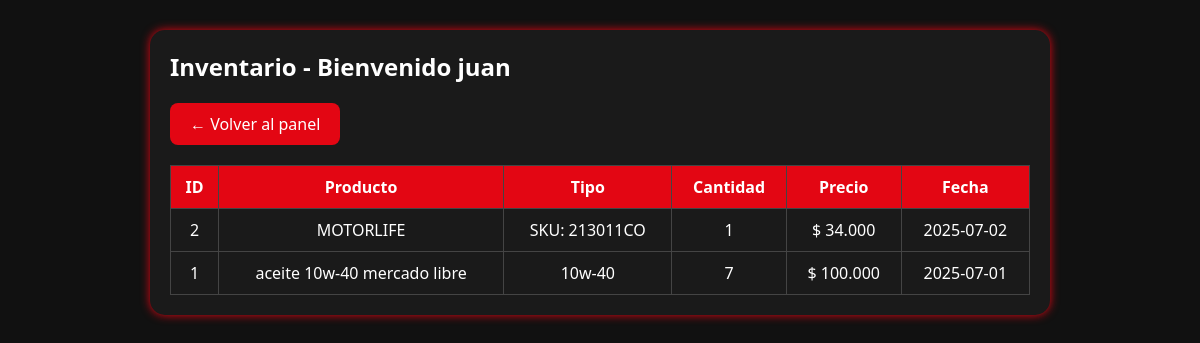
The app's page /facturacion/inventario.php (signed in), older data.
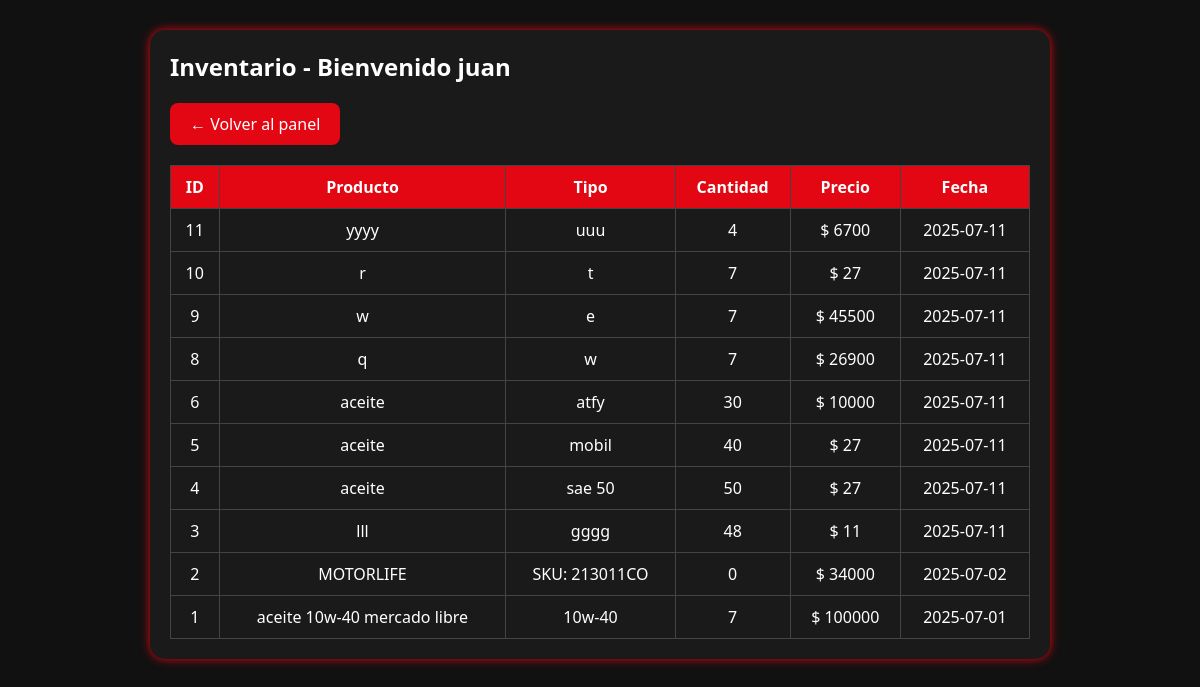
The same page, newer data.
### tables this page shows
CREATE TABLE `inventario` (
  `id` int(11) NOT NULL,
  `producto` varchar(100) NOT NULL,
  `tipo` varchar(50) NOT NULL,
  `cantidad` int(11) NOT NULL,
  `precio` decimal(10,0) NOT NULL,
  `fecha` date NOT NULL,
  `estado` varchar(50) NOT NULL
);

### facturacion/inventario.php (the view, shortened to what this page needs)
<!DOCTYPE html>
<html lang="es">
<head>
  <link rel="stylesheet" href="estilos.css">
</head>
<body>
  <div class="panel">
    <h2>Inventario - Bienvenido <?php echo $_SESSION['usuario']; ?></h2>
    <a href="empleado.php" class="btn">← Volver al panel</a>
    <table>
      <tr>
        <th>ID</th>
        <th>Producto</th>
        <th>Tipo</th>
        <th>Cantidad</th>
        <th>Precio</th>
        <th>Fecha</th>
      </tr>
      <?php
      include "php/conexion.php";
      $resultado = $conexion->query("SELECT * FROM inventario ORDER BY fecha DESC");
      while ($fila = $resultado->fetch_assoc()) {
        echo "<tr>
                <td>{$fila['id']}</td>
                <td>{$fila['producto']}</td>
                <td>{$fila['tipo']}</td>
                <td>{$fila['cantidad']}</td>
                <td>$ {$fila['precio']}</td>
                <td>{$fila['fecha']}</td>
              </tr>";
      }
      ?>
    </table>
  </div>
</body>
</html>

Row changes from the older to the newer data that the page shows:
added inventario: id "11", producto "yyyy", tipo "uuu", cantidad "4", precio "6700", fecha "2025-07-11"
added inventario: id "10", producto "r", tipo "t", cantidad "7", precio "27", fecha "2025-07-11"
added inventario: id "9", producto "w", tipo "e", cantidad "7", precio "45500", fecha "2025-07-11"
added inventario: id "8", producto "q", tipo "w", cantidad "7", precio "26900", fecha "2025-07-11"
added inventario: id "6", producto "aceite", tipo "atfy", cantidad "30", precio "10000", fecha "2025-07-11"
added inventario: id "5", producto "aceite", tipo "mobil", cantidad "40", precio "27", fecha "2025-07-11"
added inventario: id "4", producto "aceite", tipo "sae 50", cantidad "50", precio "27", fecha "2025-07-11"
added inventario: id "3", producto "lll", tipo "gggg", cantidad "48", precio "11", fecha "2025-07-11"
changed inventario "MOTORLIFE": cantidad "1" → "0"; precio "34.000" → "34000"
changed inventario "aceite 10w-40 mercado libre": precio "100.000" → "100000"
